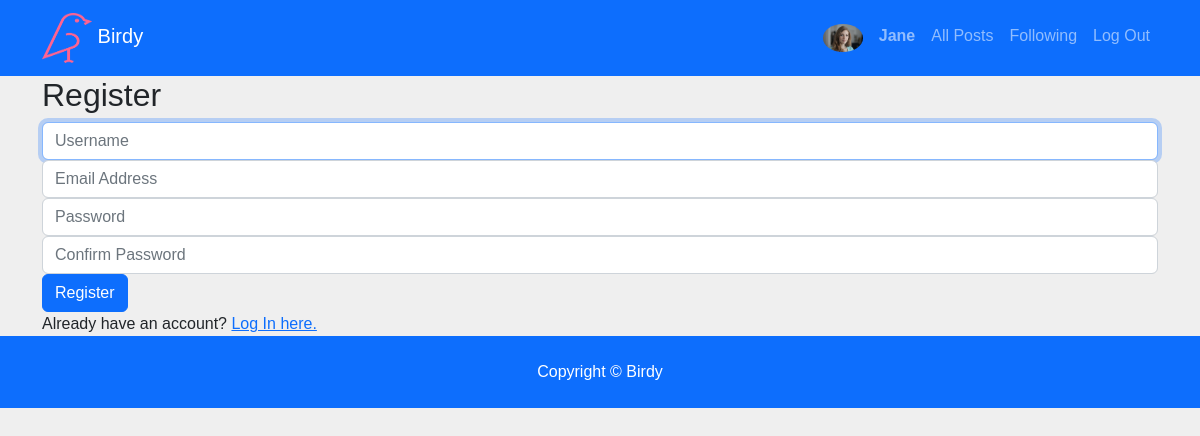
The page /register (signed in) on the database its author committed.
### network/models.py (models this page shows, shortened)
class User(AbstractUser):
    bio = models.TextField(blank=True)
    country = models.CharField(max_length=200, blank=True)
    avatar = models.ImageField(upload_to='avatars', blank=True, default='avatar.png')
    slug = models.SlugField(unique=True, blank=True)
    updated_last = models.DateTimeField(auto_now=True)

### network/views.py (the view)
# urls.py: path("register", views.register, name="register"),
def register(request):
    if request.method == "POST":
        username = request.POST["username"]
        email = request.POST["email"]
        password = request.POST["password"]
        confirmation = request.POST["confirmation"]
        if password != confirmation:
            return render(request, "network/register.html", {
                "message": "Passwords must match."
            })
        try:
            user = User.objects.create_user(username, email, password)
            user.save()
        except IntegrityError:
            return render(request, "network/register.html", {
                "message": "Username already taken."
            })
        login(request, user)
        return HttpResponseRedirect(reverse("index"))
    else:
        return render(request, "network/register.html")

### templates/network/register.html (shortened to what this page needs)
{% extends "base.html" %}
{% block body %}
    <h2>Register</h2>
    <form action="{% url 'register' %}" method="post">
        <div class="form-group">
            <input class="form-control" autofocus type="text" name="username" placeholder="Username">
        </div>
        <div class="form-group">
            <input class="form-control" type="email" name="email" placeholder="Email Address">
        </div>
        <div class="form-group">
            <input class="form-control" type="password" name="password" placeholder="Password">
        </div>
        <div class="form-group">
            <input class="form-control" type="password" name="confirmation" placeholder="Confirm Password">
        </div>
        <input class="btn btn-primary" type="submit" value="Register">
    </form>
    Already have an account? <a href="{% url 'login' %}">Log In here.</a>
{% endblock %}

### templates/partials/_navbar.html (shortened to what this page needs)
{% load static %}
<nav class="navbar navbar-expand-lg navbar-dark bg-primary">
    <div class="container">
        <a class="navbar-brand" href="{% url 'index' %}"><img src="{% static 'img/logo.png' %}" alt="" width="50px" height="50px"> Birdy</a>
        <div>
        <ul class="navbar-nav ml-auto">
            {% if request.user.is_authenticated %}
            <li>
                <div class="nav-user-icon">
                    <a class="nav-link" href="{% url 'profile' request.user.id %}"><img src="{{ request.user.avatar.url }}" alt="" width="30px" class="rounded-circle"></a>
                </div>
            </li>
                <li class="nav-item mr-3">
                    <a class="nav-link" href="{% url 'profile' request.user.id %}"><strong>{{ request.user.username }}</strong></a>
                </li>
            {% endif %}
            <li class="nav-item mr-3">
            <a class="nav-link" href="{% url 'index' %}">All Posts</a>
            </li>
            {% if request.user.is_authenticated %}
                <li class="nav-item mr-3">
                    <a class="nav-link" href="{% url 'following' %}">Following</a>
                </li>
            {% endif %}
            {% if request.user.is_authenticated %}
                <li class="nav-item mr-3">
                    <a class="nav-link" href="{% url 'logout' %}">Log Out</a>
                </li>
            {% endif %}
        </ul>
        </div>
    </div>
  </nav>

### project4/static/css/style.css (style rules this page uses)
* { margin: 0; padding: 0; font-family: 'poppins', sans-serif; }
body { background: #efefef; }
.nav-user-icon img { width: 40px; border-radius: 50%; cursor: pointer; }

### rows shown on the page
User: user.avatar (picture), user.username "Jane"
